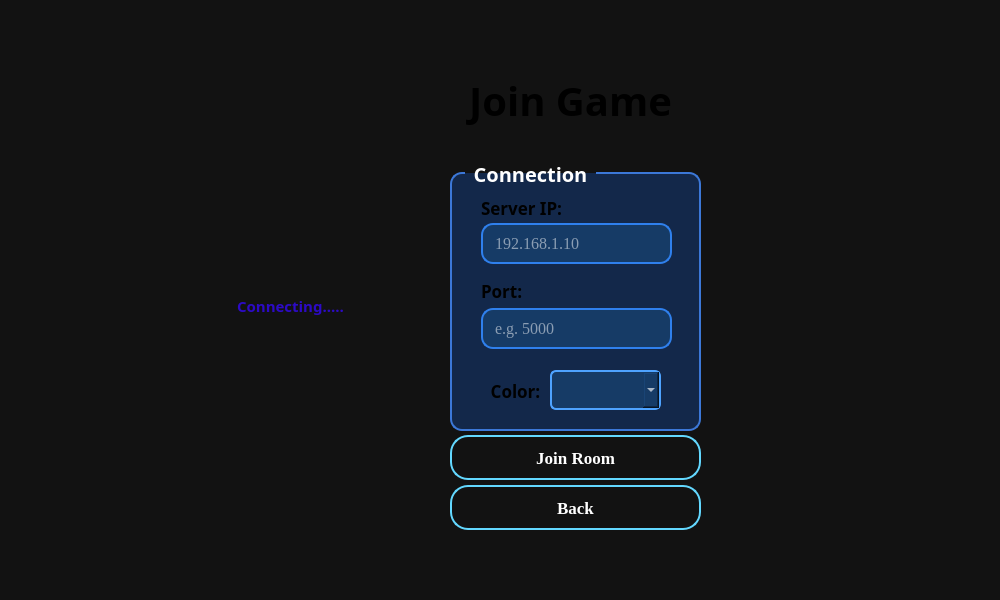
<?xml version="1.0" encoding="UTF-8"?>
<ui version="4.0">
 <class>GuestWindow</class>
 <widget class="QWidget" name="GuestWindow">
  <property name="geometry">
   <rect>
    <x>0</x>
    <y>0</y>
    <width>1000</width>
    <height>600</height>
   </rect>
  </property>
  <property name="maximumSize">
   <size>
    <width>1000</width>
    <height>600</height>
   </size>
  </property>
  <property name="windowTitle">
   <string>Platwo</string>
  </property>
  <property name="styleSheet">
   <string notr="true">background-color:#121212;</string>
  </property>
  <widget class="QLabel" name="guestTitleLabel">
   <property name="geometry">
    <rect>
     <x>350</x>
     <y>40</y>
     <width>441</width>
     <height>121</height>
    </rect>
   </property>
   <property name="font">
    <font>
     <family>Kristen ITC</family>
     <pointsize>30</pointsize>
     <bold>true</bold>
    </font>
   </property>
   <property name="styleSheet">
    <string notr="true">QLabel{
    color: qlineargradient(
        x1:0, y1:0,
        x2:1, y2:1,
        stop:0 #61D8FF,
        stop:0.35 #2CB8FF,
        stop:0.7 #008BFF,
        stop:1 #0047C7
    );
    background: transparent;
}</string>
   </property>
   <property name="text">
    <string>Join Game</string>
   </property>
   <property name="alignment">
    <set>Qt::AlignmentFlag::AlignCenter</set>
   </property>
  </widget>
  <widget class="QGroupBox" name="connectionGroupBox">
   <property name="geometry">
    <rect>
     <x>450</x>
     <y>160</y>
     <width>251</width>
     <height>271</height>
    </rect>
   </property>
   <property name="font">
    <font>
     <family>Sitka Text</family>
     <pointsize>-1</pointsize>
     <bold>true</bold>
    </font>
   </property>
   <property name="styleSheet">
    <string notr="true">QGroupBox{
    color:white;
    font-size:20px;
    font-weight:bold;

    border:2px solid #3C78D8;
    border-radius:12px;

    margin-top:12px;

    background-color:#13284A;
}

QGroupBox::title{
    subcontrol-origin: margin;
    left:15px;
    padding:0 6px;
}</string>
   </property>
   <property name="title">
    <string>Connection</string>
   </property>
   <widget class="QLabel" name="ipLabel">
    <property name="geometry">
     <rect>
      <x>31</x>
      <y>32</y>
      <width>111</width>
      <height>31</height>
     </rect>
    </property>
    <property name="font">
     <font>
      <family>Sitka Text</family>
      <pointsize>13</pointsize>
      <bold>true</bold>
     </font>
    </property>
    <property name="styleSheet">
     <string notr="true">QLabel{
    color: qlineargradient(
        x1:0, y1:0,
        x2:1, y2:1,
        stop:0 #61D8FF,
        stop:0.35 #2CB8FF,
        stop:0.7 #008BFF,
        stop:1 #0047C7
    );
    background: transparent;
}</string>
    </property>
    <property name="text">
     <string>Server IP:</string>
    </property>
    <property name="alignment">
     <set>Qt::AlignmentFlag::AlignLeading|Qt::AlignmentFlag::AlignLeft|Qt::AlignmentFlag::AlignVCenter</set>
    </property>
   </widget>
   <widget class="QLineEdit" name="ipEdit">
    <property name="geometry">
     <rect>
      <x>31</x>
      <y>63</y>
      <width>191</width>
      <height>41</height>
     </rect>
    </property>
    <property name="font">
     <font>
      <family>Times New Roman</family>
      <pointsize>12</pointsize>
     </font>
    </property>
    <property name="styleSheet">
     <string notr="true">QLineEdit{

background:#163B66;

border:2px solid #2F80ED;

border-radius:12px;

padding-left:10px;

color:white;


}</string>
    </property>
    <property name="placeholderText">
     <string>192.168.1.10</string>
    </property>
   </widget>
   <widget class="QLineEdit" name="portEdit">
    <property name="geometry">
     <rect>
      <x>31</x>
      <y>148</y>
      <width>191</width>
      <height>41</height>
     </rect>
    </property>
    <property name="font">
     <font>
      <family>Times New Roman</family>
      <pointsize>12</pointsize>
     </font>
    </property>
    <property name="styleSheet">
     <string notr="true">QLineEdit{

background:#163B66;

border:2px solid #2F80ED;

border-radius:12px;

padding-left:10px;

color:white;


}</string>
    </property>
    <property name="placeholderText">
     <string>e.g. 5000</string>
    </property>
   </widget>
   <widget class="QLabel" name="portLabel">
    <property name="geometry">
     <rect>
      <x>31</x>
      <y>115</y>
      <width>61</width>
      <height>31</height>
     </rect>
    </property>
    <property name="font">
     <font>
      <family>Sitka Text</family>
      <pointsize>13</pointsize>
      <bold>true</bold>
     </font>
    </property>
    <property name="styleSheet">
     <string notr="true">QLabel{
    color: qlineargradient(
        x1:0, y1:0,
        x2:1, y2:1,
        stop:0 #61D8FF,
        stop:0.35 #2CB8FF,
        stop:0.7 #008BFF,
        stop:1 #0047C7
    );
    background: transparent;
}</string>
    </property>
    <property name="text">
     <string>Port:</string>
    </property>
   </widget>
   <widget class="QLabel" name="colorLabel">
    <property name="geometry">
     <rect>
      <x>20</x>
      <y>220</y>
      <width>91</width>
      <height>21</height>
     </rect>
    </property>
    <property name="font">
     <font>
      <family>Sitka Text</family>
      <pointsize>13</pointsize>
      <bold>true</bold>
     </font>
    </property>
    <property name="styleSheet">
     <string notr="true">QLabel{
    color: qlineargradient(
        x1:0, y1:0,
        x2:1, y2:1,
        stop:0 #61D8FF,
        stop:0.35 #2CB8FF,
        stop:0.7 #008BFF,
        stop:1 #0047C7
    );
    background: transparent;
}</string>
    </property>
    <property name="text">
     <string>Color:</string>
    </property>
    <property name="alignment">
     <set>Qt::AlignmentFlag::AlignCenter</set>
    </property>
   </widget>
   <widget class="QComboBox" name="colorComboBox">
    <property name="geometry">
     <rect>
      <x>100</x>
      <y>210</y>
      <width>111</width>
      <height>40</height>
     </rect>
    </property>
    <property name="minimumSize">
     <size>
      <width>0</width>
      <height>40</height>
     </size>
    </property>
    <property name="font">
     <font>
      <family>Times New Roman</family>
      <pointsize>11</pointsize>
     </font>
    </property>
    <property name="styleSheet">
     <string notr="true">QComboBox{

background:#163B66;


border:2px solid #4EA3FF;

border-radius:6px;

padding:6px;

color:white;
}

QComboBox QAbstractItemView{

background:#163B66;

selection-background-color:#2196F3;

color:white;
}</string>
    </property>
   </widget>
  </widget>
  <widget class="QPushButton" name="joinRoomButton">
   <property name="geometry">
    <rect>
     <x>450</x>
     <y>435</y>
     <width>251</width>
     <height>45</height>
    </rect>
   </property>
   <property name="maximumSize">
    <size>
     <width>600</width>
     <height>45</height>
    </size>
   </property>
   <property name="font">
    <font>
     <family>Times New Roman</family>
     <pointsize>13</pointsize>
     <italic>false</italic>
     <bold>true</bold>
    </font>
   </property>
   <property name="styleSheet">
    <string notr="true">QPushButton
{
    color:white;

    background-color:qlineargradient(
        x1:0,y1:0,
        x2:0,y2:1,
        stop:0 #2B7FFF,
        stop:1 #0050C8
    );

    border:2px solid #63D8FF;

    border-radius:18px;
}

QPushButton:hover{

background:#2C3E50;
}

QPushButton:pressed{

background:#0284e8;

}</string>
   </property>
   <property name="text">
    <string>Join Room</string>
   </property>
   <property name="iconSize">
    <size>
     <width>10</width>
     <height>20</height>
    </size>
   </property>
  </widget>
  <widget class="QPushButton" name="backButton">
   <property name="geometry">
    <rect>
     <x>450</x>
     <y>485</y>
     <width>251</width>
     <height>45</height>
    </rect>
   </property>
   <property name="maximumSize">
    <size>
     <width>16777215</width>
     <height>45</height>
    </size>
   </property>
   <property name="font">
    <font>
     <family>Times New Roman</family>
     <pointsize>13</pointsize>
     <italic>false</italic>
     <bold>true</bold>
    </font>
   </property>
   <property name="styleSheet">
    <string notr="true">QPushButton
{
    color:white;

    background-color:qlineargradient(
        x1:0,y1:0,
        x2:0,y2:1,
        stop:0 #2B7FFF,
        stop:1 #0050C8
    );

    border:2px solid #63D8FF;

    border-radius:18px;
}

QPushButton:hover{

background:#2C3E50;
}

QPushButton:pressed{

background:#0284e8;

}</string>
   </property>
   <property name="text">
    <string>Back</string>
   </property>
  </widget>
  <widget class="QLabel" name="statusLabel">
   <property name="geometry">
    <rect>
     <x>180</x>
     <y>260</y>
     <width>221</width>
     <height>91</height>
    </rect>
   </property>
   <property name="font">
    <font>
     <family>Kristen ITC</family>
     <pointsize>11</pointsize>
     <bold>true</bold>
    </font>
   </property>
   <property name="styleSheet">
    <string notr="true">color:#2c0ac6;
background:transparent;</string>
   </property>
   <property name="text">
    <string>Connecting.....</string>
   </property>
   <property name="alignment">
    <set>Qt::AlignmentFlag::AlignCenter</set>
   </property>
  </widget>
  <widget class="QLabel" name="backgroundLabel">
   <property name="geometry">
    <rect>
     <x>0</x>
     <y>0</y>
     <width>1001</width>
     <height>601</height>
    </rect>
   </property>
   <property name="text">
    <string/>
   </property>
   <property name="pixmap">
    <pixmap resource="resources.qrc">:/images/images/1111.png</pixmap>
   </property>
   <property name="scaledContents">
    <bool>true</bool>
   </property>
   <property name="alignment">
    <set>Qt::AlignmentFlag::AlignCenter</set>
   </property>
  </widget>
  <zorder>backgroundLabel</zorder>
  <zorder>guestTitleLabel</zorder>
  <zorder>connectionGroupBox</zorder>
  <zorder>joinRoomButton</zorder>
  <zorder>backButton</zorder>
  <zorder>statusLabel</zorder>
 </widget>
 <resources>
  <include location="resources.qrc"/>
 </resources>
 <connections/>
</ui>
